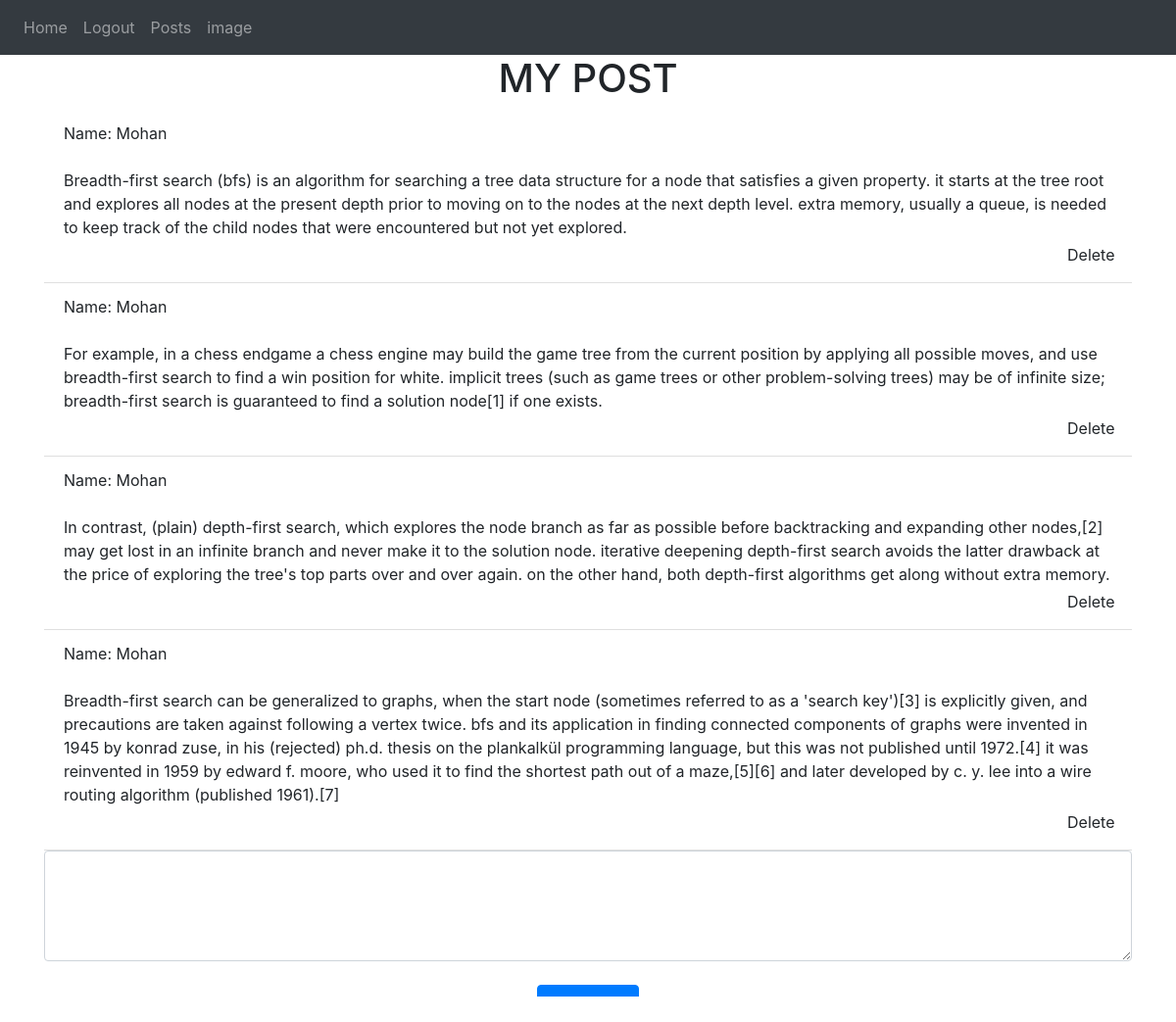
Screenshot of / (signed in) with the database file from the repository.
### website/models.py (models this page shows)
class Note(db.Model):
    id = db.Column(db.Integer, primary_key=True)
    data = db.Column(db.String(10000))
    date = db.Column(db.DateTime(timezone=True), default=func.now())
    user_id = db.Column(db.Integer, db.ForeignKey('user.id',ondelete="CASCADE"),nullable=False)
    name = db.Column(db.String(1000))
    like = db.Column(db.Integer)

class User(db.Model, UserMixin):
    id = db.Column(db.Integer, primary_key=True)
    email = db.Column(db.String(150), unique=True)
    password = db.Column(db.String(150))
    name = db.Column(db.String(150))
    notes = db.relationship('Note', backref='user', passive_deletes=True)
    image = db.relationship('images', backref='user', passive_deletes=True)

### website/view.py (the view, shortened to what this page needs)
@views.route('/', methods=['GET', 'POST'])
@login_required
def home():
    return render_template("home.html", user=current_user)

### website/__init__.py (called while the page is built)
def create_app():
    app = Flask(__name__)
    app.config['SECRET_KEY'] = 'hjshjhdjah kjshkjdhjs'
    app.config['SQLALCHEMY_DATABASE_URI'] = f'sqlite:///{DB_NAME}'
    db.init_app(app)
    from .view import views
    from .auth import auth
    app.register_blueprint(views)
    app.register_blueprint(auth)
    from .models import User
    with app.app_context():
        db.create_all()
    login_manager = LoginManager()
    login_manager.login_view = 'auth.login'
    login_manager.init_app(app)
    @login_manager.user_loader
    def load_user(id):
        return User.query.get(int(id))
    return app

### website/templates/home.html (shortened to what this page needs)
{% extends "base.html" %} {% block title %}Home{% endblock %} {% block content%}
  <h1 align="center">MY POST</h1>
  <ul class="list-group list-group-flush" id="notes">
    {% for note in user.notes %}
    <li class="list-group-item">
  <div>
  Name: {{ user.name.capitalize() }}
  </div>
    <div>
      <br>
      {{ note.data.capitalize() }}
    </div>
  <div style="width: 3.8cm;">
    <a style="margin-left: 1000px;" href="/delete-note/{{note.user_id}}" class="dropdown-item">Delete</a>
  </div>
  </li>
    {% endfor %}
  </ul>
  <form method="POST" enctype="multipart/form-data">
    <textarea style="height: 3cm;" name="note" id="note" class="form-control" ></textarea>
    <br>
    <div align="center">
      <button type="submit" class="btn btn-primary">Add POST</button>
    </div>
  </form>
{% endblock %}

### rows the page displays
Note: data "Breadth-first search (bfs) is an algorithm for searching a tree data structure for a node that satisfies a given property. it starts at the tree root and explores all nodes at the present depth prior to moving on to the nodes at the next depth level. extra memory, usually a queue, is needed to keep track of the child nodes that were encountered but not yet explored."
User: name "Mohan"
Note: data "For example, in a chess endgame a chess engine may build the game tree from the current position by applying all possible moves, and use breadth-first search to find a win position for white. implicit trees (such as game trees or other problem-solving trees) may be of infinite size; breadth-first search is guaranteed to find a solution node[1] if one exists."
Note: data "In contrast, (plain) depth-first search, which explores the node branch as far as possible before backtracking and expanding other nodes,[2] may get lost in an infinite branch and never make it to the solution node. iterative deepening depth-first search avoids the latter drawback at the price of exploring the tree's top parts over and over again. on the other hand, both depth-first algorithms get along without extra memory."
Note: data "Breadth-first search can be generalized to graphs, when the start node (sometimes referred to as a 'search key')[3] is explicitly given, and precautions are taken against following a vertex twice. bfs and its application in finding connected components of graphs were invented in 1945 by konrad zuse, in his (rejected) ph.d. thesis on the plankalkül programming language, but this was not published until 1972.[4] it was reinvented in 1959 by edward f. moore, who used it to find the shortest path out of a maze,[5][6] and later developed by c. y. lee into a wire routing algorithm (published 1961).[7]"
